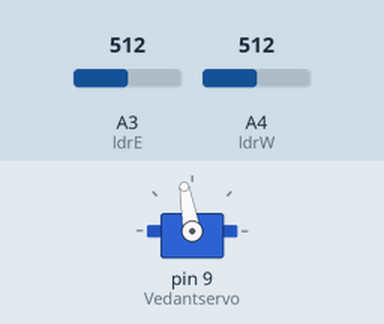
This sketch was run on a simulated Arduino Uno, built with avr-gcc and run on an emulated ATmega328P. On the bench: servo. The inputs (shaded band) are chosen by the test bench; at power-on: A3 (ldrE) = 512, A4 (ldrW) = 512.

Above: at 2.2 s.
2.3 s: A3 (ldrE) set to 549
At 2.87 s:
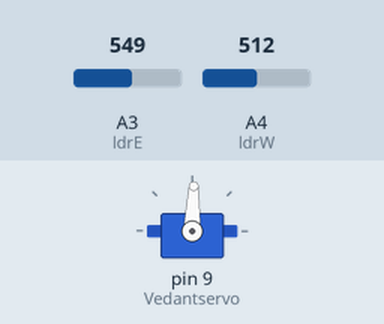
5.3 s: A4 (ldrW) set to 544
At 5.3 s:
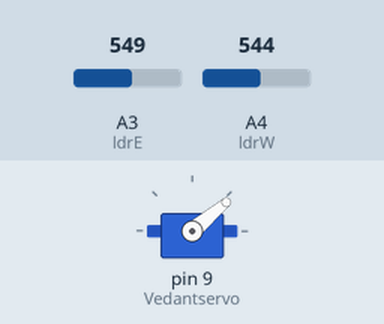
6.8 s: A4 (ldrW) set to 511
At 9.0 s:
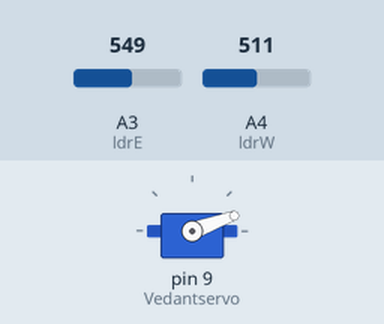
9.8 s: A4 (ldrW) set to 563
11.3 s: A4 (ldrW) set to 580
At 13.28 s:
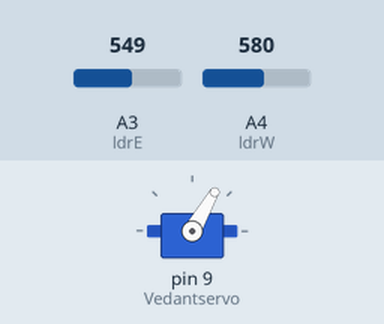
14.3 s: A4 (ldrW) set to 306
Timing chart, 0 to 18.3 s (numbered marks = the images above; inputs shaded):
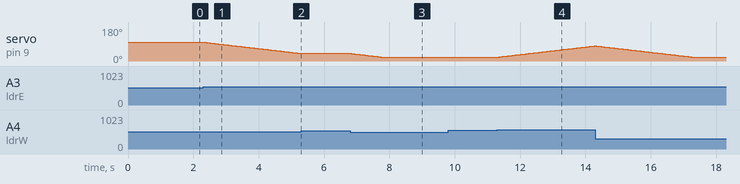

The sketch:

final_program__solar_tracker_.ino
```cpp
  // This Program moves solar panel with respect to Sun movement.
#include <Servo.h> //includes the servo library
Servo Vedantservo; // This is Servo motor name
#define ldrE A3 // Set ldr 1 as Analog input pin of East
#define ldrW A4 // set ldr 2 as Analog input pin of West ldr as an integer
float pos = 100 ; // initial position of servo so that Solar Panel is in Center position
int tolerance = 20; // allowable tolerance setting - so solar servo motor isn't constantly in motion

void setup(){
Vedantservo.attach(9); // attaches the servo on digital pin 9 to the horizontal movement servo motor
pinMode(ldrE, INPUT); //set East ldr pin as an input
pinMode(ldrW, INPUT); //set West ldr pin as an input
Vedantservo.write(pos); // write the starting position of the horizontal movement servo motor
delay(1000); // 1 second delay to allow solar panel to move to its staring position before comencing solar tracking
}

void loop(){
int EastValue = analogRead(ldrE); // read the value of ldr 1
int WestValue = analogRead(ldrW); // read the value of ldr 2

if((abs(EastValue - WestValue) <= tolerance) || (abs(WestValue - EastValue) <= tolerance))
{
//no servo motor horizontal movement will take place if the ldr value is within the allowable tolerance
}else {
if(EastValue > WestValue) // if ldr1 senses more light than ldr2
{
pos = pos-1; // decrement the poistion of the horizontal servo motor - this will move the panel position Eastward
}
if(EastValue < WestValue) // if ldr2 senses more light than ldr1
{
pos = pos+1; // increment the 90 degree position of the horizontal motor - this will move the panel position Westward
 }
}
if(pos > 145) {pos = 145;} // reset the horizontal postion of the motor to 180 if it tries to move past this point
if(pos < 20) {pos = 20;} // reset the horizontal position of the motor to 0 if it tries to move past this point
Vedantservo.write(pos); // write the starting position to the horizontal motor
delay(50);
}
```

Measured:
- the behaviour switches between 532 and 533 on A3 (ldrE) (found by bisection; images 0 and 1)
- the behaviour switches between 528 and 529 on A4 (ldrW) (found by bisection; images 1 and 2)
- the behaviour switches between 569 and 570 on A4 (ldrW) (found by bisection; images 3 and 4)
- after the input at 2.3 s, servo on pin 9 (Vedantservo): moves from 100° to 40° over 3.0 s, starting at once
- after the input at 5.3 s, servo on pin 9 (Vedantservo): stays 40° (without the input it goes to 39° after 0.03 s)
- after the input at 6.8 s, servo on pin 9 (Vedantservo): moves from 40° to 20° over 0.96 s, starting at once
- after the input at 9.8 s, every drawn part: stays the same
- after the input at 11.3 s, servo on pin 9 (Vedantservo): moves from 20° to 80° over 3.0 s, starting at once
